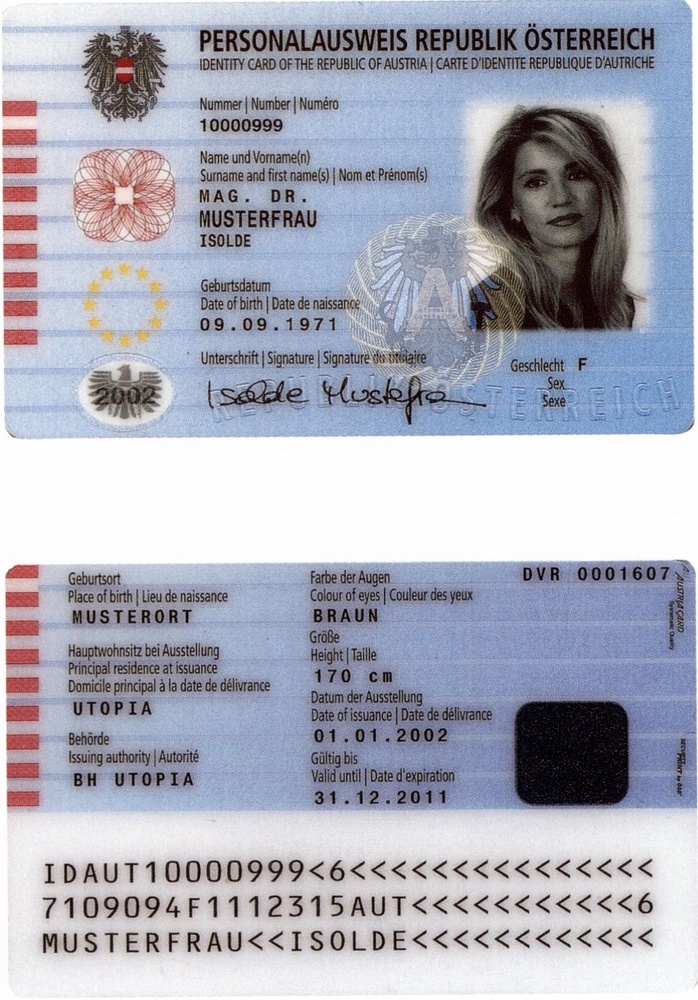
#> input picture project_files/dataset/pass_port_1.jpg, 698 x 1000 px, shrunk from 964 x 1381 before the run
$ python detect_machine_readable_zone.py
#> lines starting #> are read from the running program, lines starting #| are printed output that depends on the picture
import cv2
import numpy as np

# initialize a rectangular and square structuring kernel
rectKernel = cv2.getStructuringElement(cv2.MORPH_RECT, (13, 5))
sqKernel = cv2.getStructuringElement(cv2.MORPH_RECT, (21, 21))


class MachineReadableZoneDetector:
    def __init__(self, image=None):
        print("Image Processing Services Calling")
        self.image = image
        pass

    @staticmethod
    def show_single_image(image):
        """
        A new Window will open with an image press any key for dismiss the window
        """
        cv2.imshow("image", image)
        cv2.waitKey(0)


if __name__ == '__main__':
    service = MachineReadableZoneDetector()
    image = cv2.imread('dataset/pass_port_1.jpg', 0)  # nid_front
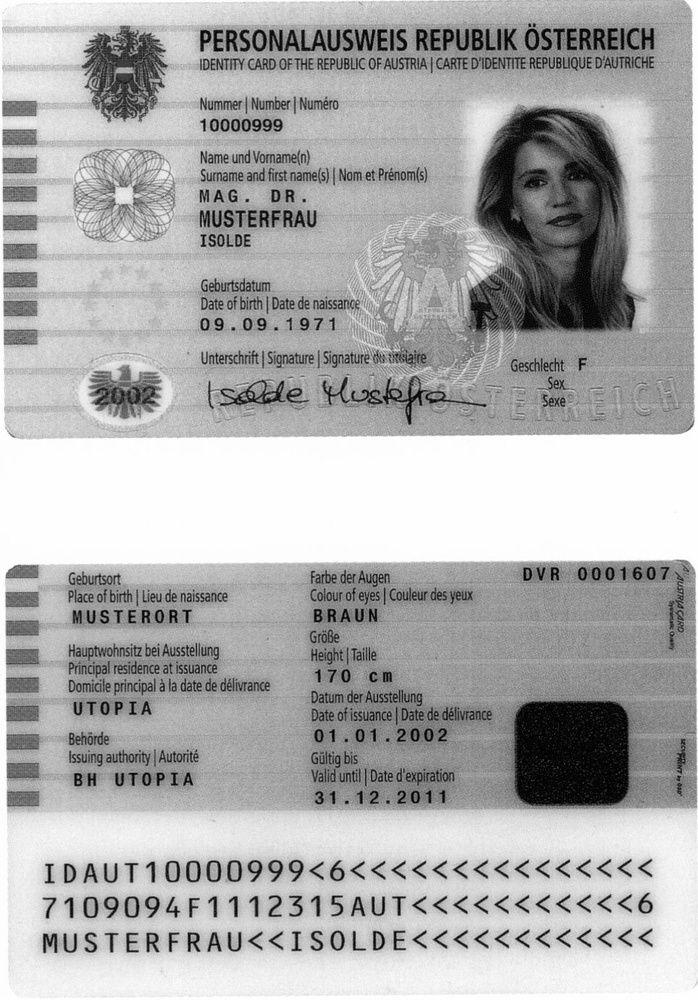
#> image: shape (1000, 698); min 0, max 255, mean 173.9
    service.show_single_image(image)

$ run again, with project_files/dataset/pass_port_2.jpg copied over project_files/dataset/pass_port_1.jpg
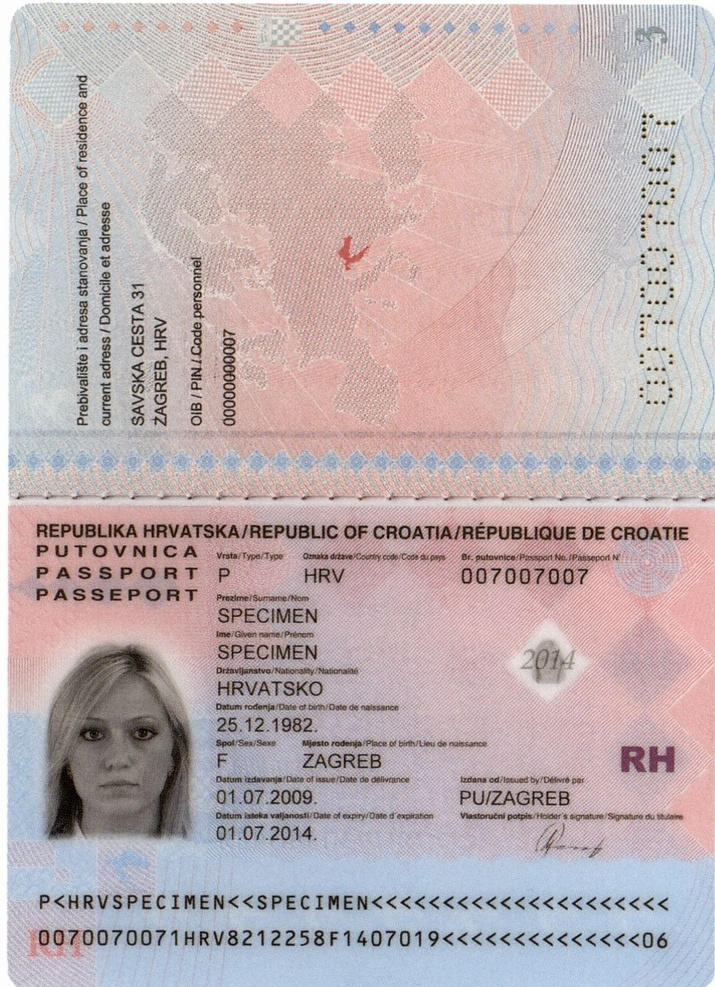
#> input picture project_files/dataset/pass_port_2.jpg, 715 x 987 px, shrunk from 969 x 1338 before the run
#> `image = cv2.imread('dataset/pass_port_1.jpg', 0)`:
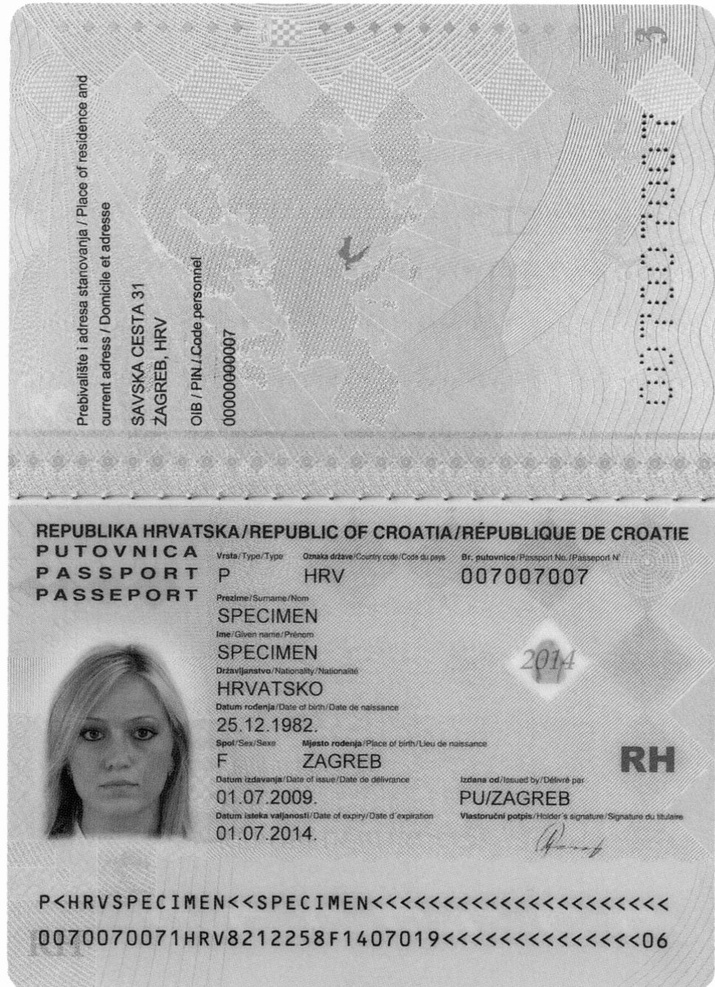
#> image: shape (987, 715); min 0, max 255, mean 180.7

$ run again, with project_files/dataset/pass_port_3.jpg copied over project_files/dataset/pass_port_1.jpg
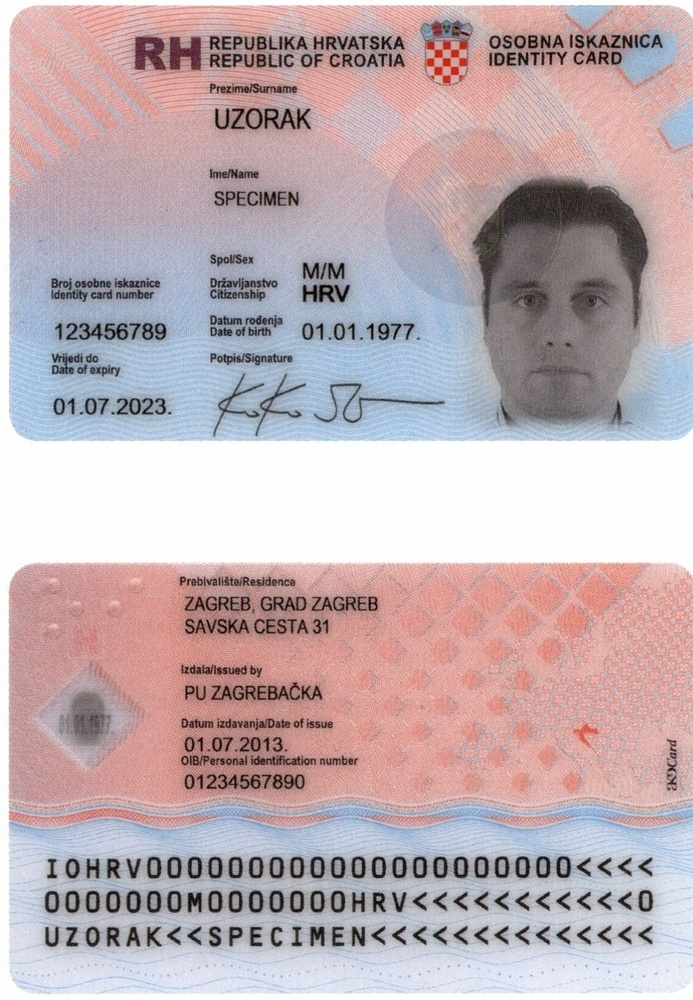
#> input picture project_files/dataset/pass_port_3.jpg, 693 x 1000 px, shrunk from 964 x 1392 before the run
#> `image = cv2.imread('dataset/pass_port_1.jpg', 0)`:
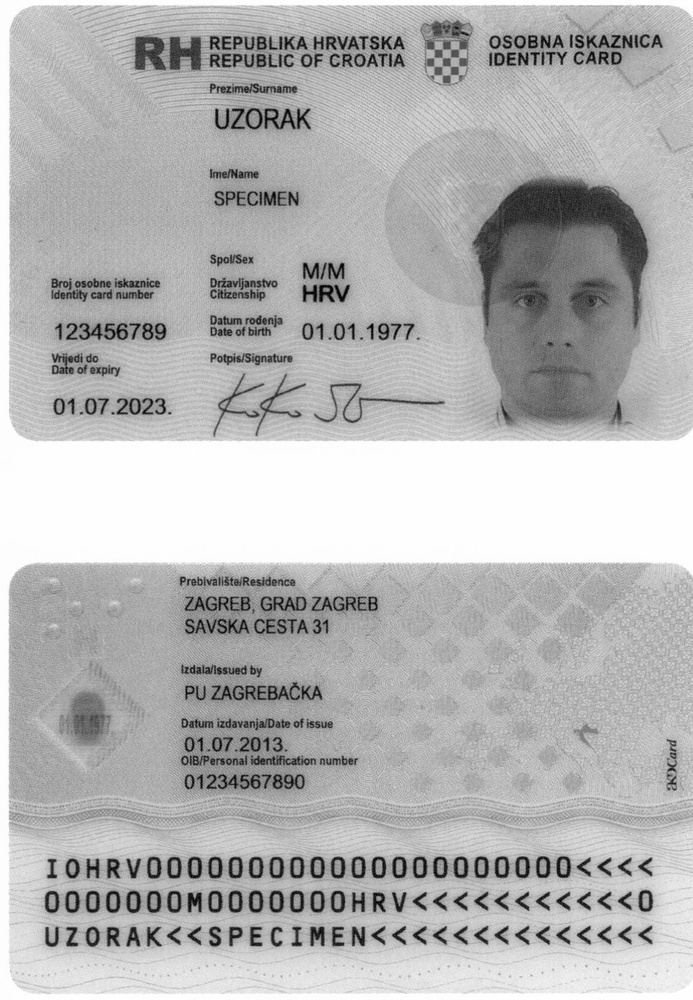
#> image: shape (1000, 693); min 0, max 255, mean 180.6

$ run again, with project_files/dataset/pass_port_4.jpg copied over project_files/dataset/pass_port_1.jpg
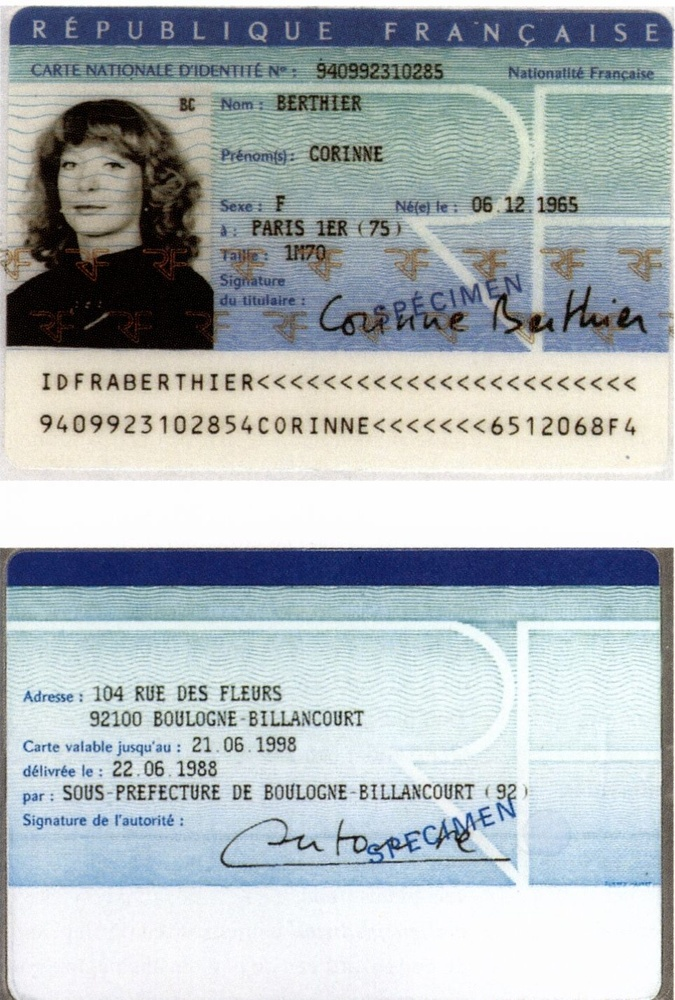
#> input picture project_files/dataset/pass_port_4.jpg, 675 x 1000 px, shrunk from 964 x 1429 before the run
#> `image = cv2.imread('dataset/pass_port_1.jpg', 0)`:
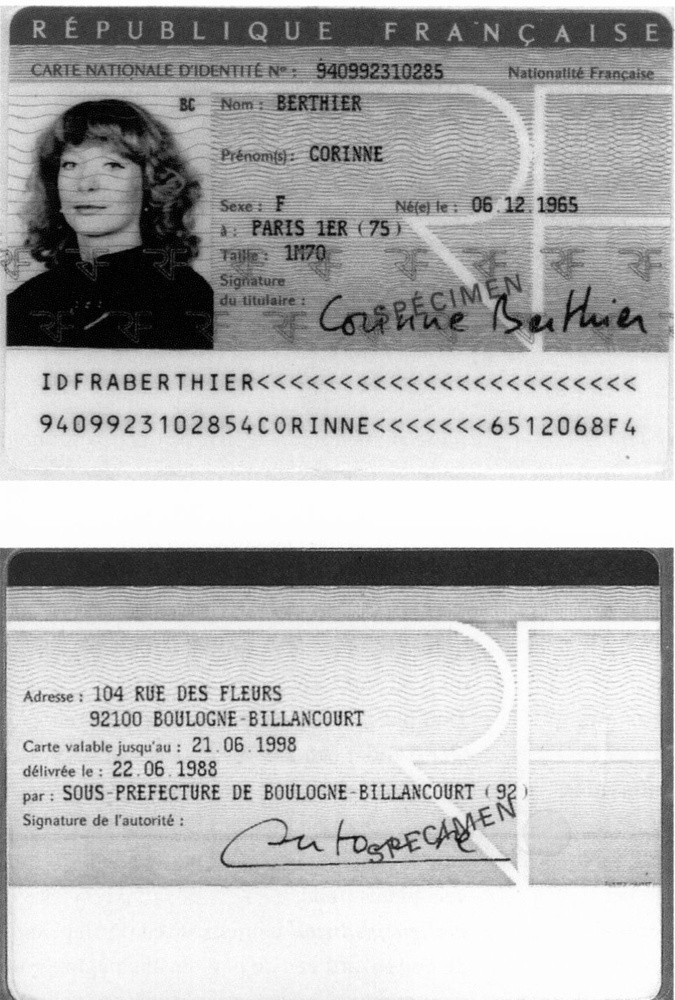
#> image: shape (1000, 675); min 0, max 255, mean 180.5
